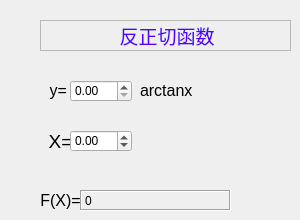
   <widget class="QWidget" name="page_31">
    <widget class="QLabel" name="label_168">
     <property name="geometry">
      <rect>
       <x>40</x>
       <y>20</y>
       <width>251</width>
       <height>31</height>
      </rect>
     </property>
     <property name="frameShape">
      <enum>QFrame::StyledPanel</enum>
     </property>
     <property name="frameShadow">
      <enum>QFrame::Raised</enum>
     </property>
     <property name="text">
      <string>&lt;html&gt;&lt;head/&gt;&lt;body&gt;&lt;p align=&quot;center&quot;&gt;&lt;span style=&quot; font-size:14pt; color:#5500ff;&quot;&gt;反正切函数&lt;/span&gt;&lt;/p&gt;&lt;/body&gt;&lt;/html&gt;</string>
     </property>
    </widget>
    <widget class="QLabel" name="label_169">
     <property name="geometry">
      <rect>
       <x>40</x>
       <y>70</y>
       <width>41</width>
       <height>41</height>
      </rect>
     </property>
     <property name="text">
      <string>&lt;html&gt;&lt;head/&gt;&lt;body&gt;&lt;p align=&quot;center&quot;&gt;&lt;span style=&quot; font-size:12pt;&quot;&gt;y= &lt;/span&gt;&lt;/p&gt;&lt;/body&gt;&lt;/html&gt;</string>
     </property>
    </widget>
    <widget class="QDoubleSpinBox" name="doubleSpinBox_77">
     <property name="geometry">
      <rect>
       <x>70</x>
       <y>80</y>
       <width>62</width>
       <height>22</height>
      </rect>
     </property>
    </widget>
    <widget class="QLabel" name="label_170">
     <property name="geometry">
      <rect>
       <x>140</x>
       <y>80</y>
       <width>61</width>
       <height>21</height>
      </rect>
     </property>
     <property name="text">
      <string>&lt;html&gt;&lt;head/&gt;&lt;body&gt;&lt;p&gt;&lt;span style=&quot; font-size:12pt;&quot;&gt;arctanx&lt;/span&gt;&lt;/p&gt;&lt;/body&gt;&lt;/html&gt;</string>
     </property>
    </widget>
    <widget class="QLabel" name="label_171">
     <property name="geometry">
      <rect>
       <x>40</x>
       <y>130</y>
       <width>41</width>
       <height>21</height>
      </rect>
     </property>
     <property name="text">
      <string>&lt;html&gt;&lt;head/&gt;&lt;body&gt;&lt;p align=&quot;center&quot;&gt;&lt;span style=&quot; font-size:14pt;&quot;&gt;X=&lt;/span&gt;&lt;/p&gt;&lt;/body&gt;&lt;/html&gt;</string>
     </property>
    </widget>
    <widget class="QDoubleSpinBox" name="doubleSpinBox_78">
     <property name="geometry">
      <rect>
       <x>70</x>
       <y>130</y>
       <width>62</width>
       <height>22</height>
      </rect>
     </property>
     <property name="minimum">
      <double>-1.000000000000000</double>
     </property>
     <property name="maximum">
      <double>1.000000000000000</double>
     </property>
     <property name="singleStep">
      <double>0.010000000000000</double>
     </property>
    </widget>
    <widget class="QLabel" name="label_172">
     <property name="geometry">
      <rect>
       <x>40</x>
       <y>190</y>
       <width>41</width>
       <height>21</height>
      </rect>
     </property>
     <property name="text">
      <string>&lt;html&gt;&lt;head/&gt;&lt;body&gt;&lt;p align=&quot;center&quot;&gt;&lt;span style=&quot; font-size:12pt;&quot;&gt;F(X)=&lt;/span&gt;&lt;/p&gt;&lt;/body&gt;&lt;/html&gt;</string>
     </property>
    </widget>
    <widget class="QLabel" name="label_173">
     <property name="geometry">
      <rect>
       <x>80</x>
       <y>190</y>
       <width>151</width>
       <height>21</height>
      </rect>
     </property>
     <property name="frameShape">
      <enum>QFrame::Box</enum>
     </property>
     <property name="frameShadow">
      <enum>QFrame::Sunken</enum>
     </property>
     <property name="text">
      <string>0</string>
     </property>
    </widget>
    <widget class="QWidget" name="verticalLayoutWidget_77">
     <property name="geometry">
      <rect>
       <x>40</x>
       <y>20</y>
       <width>251</width>
       <height>31</height>
      </rect>
     </property>
     <layout class="QVBoxLayout" name="verticalLayout_77"/>
    </widget>
   </widget>
